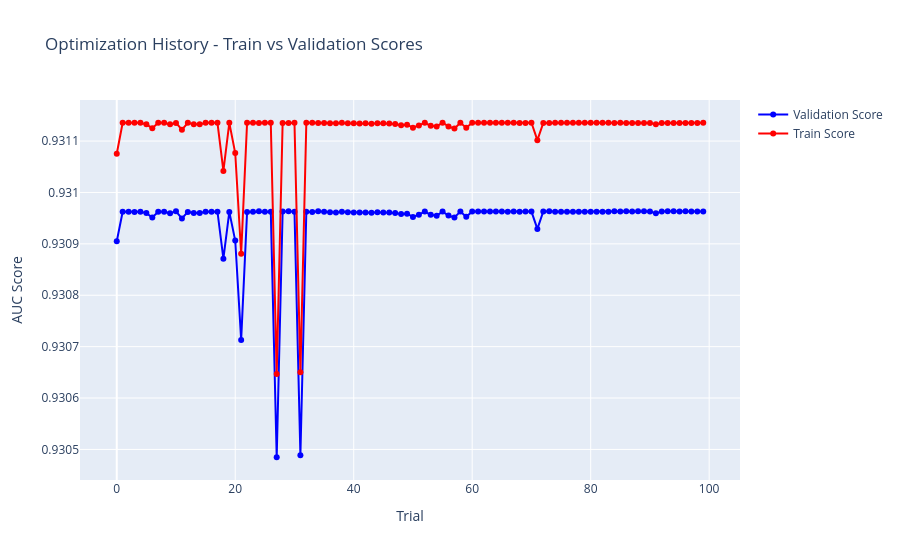

The cell this chart's notebook holds for it:
### Code cell
import plotly.graph_objects as go


trials_df = study.trials_dataframe()
val_scores = trials_df['value'].values
train_scores = [t.user_attrs['train_scores_mean'] for t in study.trials]

fig = go.Figure()

fig.add_trace(go.Scatter(
    x=list(range(len(val_scores))),
    y=val_scores,
    mode='markers+lines',
    name='Validation Score',
    marker={'color': 'blue'}
))

fig.add_trace(go.Scatter(
    x=list(range(len(train_scores))),
    y=train_scores,
    mode='markers+lines',
    name='Train Score',
    marker={'color': 'red'}
))

fig.update_layout(
    title='Optimization History - Train vs Validation Scores',
    xaxis_title='Trial',
    yaxis_title='AUC Score',
    hovermode='x unified'
)

fig.show()
